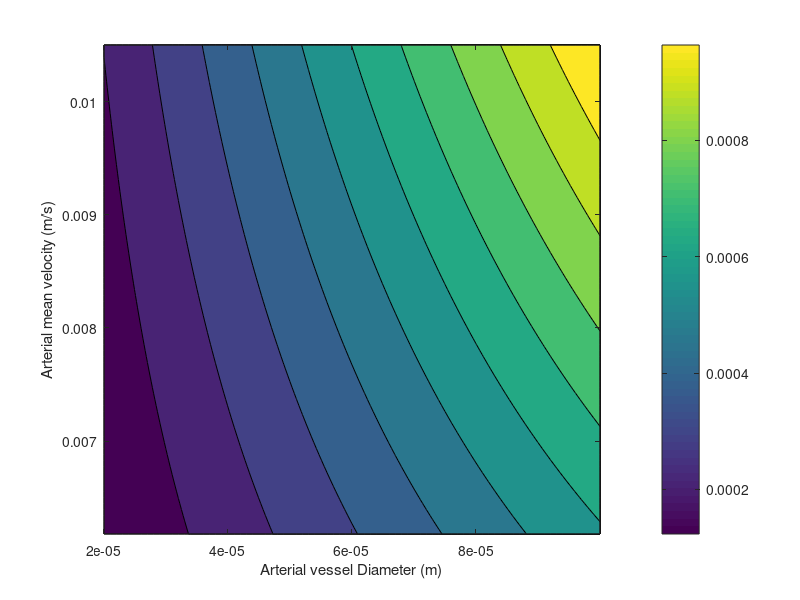
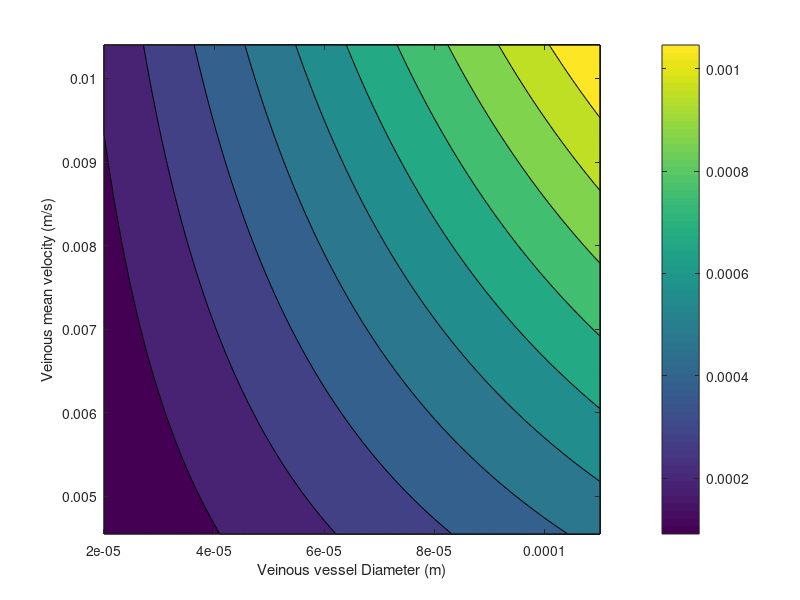

Source code (MATLAB) for these figures, in order:
clear all
close all
clc

mu = 1.002; % kg m^-1 s^-1
rho = 1000; % kg m^-3

Re = @(u,L) rho * u * L / mu;

% Arterial Mean Velocity
x_art = linspace(20,100,81)*1e-6;
u = @(x) (0.054.*x/1e-6 + 5.1)/1000;

[x,y] = meshgrid(x_art,u(x_art));
ReMap = Re(u(x_art)',x_art);

figure
contourf(x,y,ReMap)
colorbar
xlabel('Arterial vessel Diameter (m)')
ylabel('Arterial mean velocity (m/s)')
% Venous Mean Velocity
x_ven = linspace(20,110,91)*1e-6;
u = @(x) (0.065.*x/1e-6 + 3.25)/1000;

[x,y] = meshgrid(x_ven,u(x_ven));
ReMap = Re(u(x_ven)',x_ven);

figure
contourf(x,y,ReMap)
colorbar
xlabel('Veinous vessel Diameter (m)')
ylabel('Veinous mean velocity (m/s)')
%